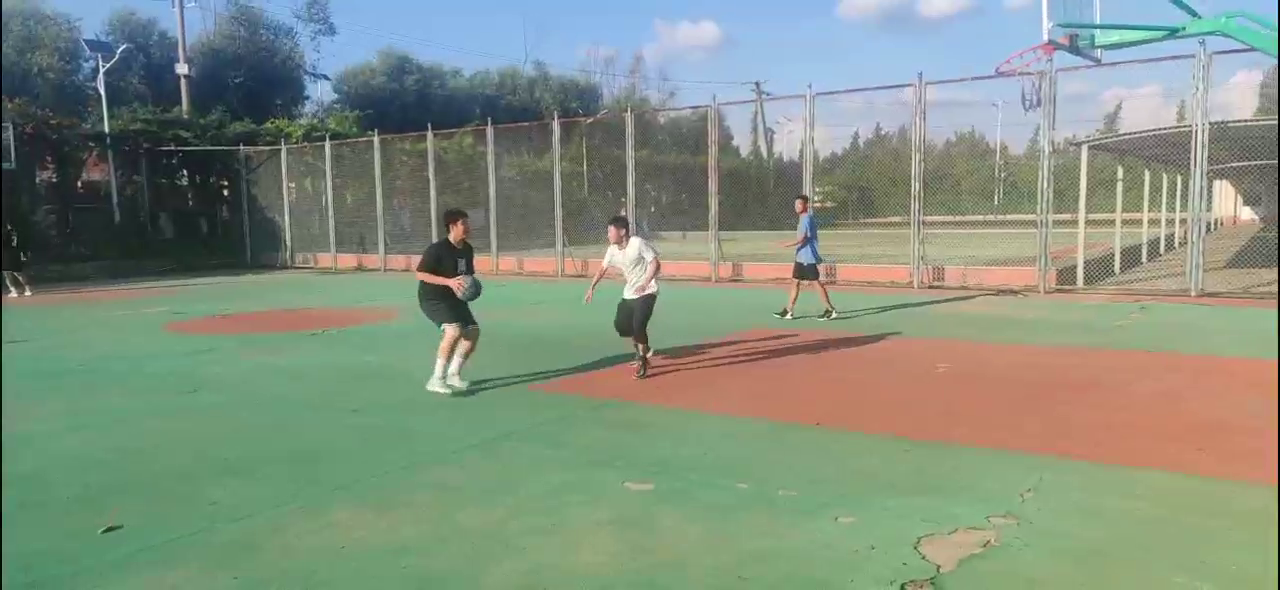
#> input picture frame 8 of kball.mp4, 1280 x 590 px
$ python '播放视频.py'
#> lines starting #> are read from the running program, lines starting #| are printed output that depends on the picture
import cv2

cap = cv2.VideoCapture("kball.mp4")
while cap.isOpened():
    ret, frame = cap.read()
#> frame is the input picture: shape (590, 1280, 3); mean B, G, R 127.9, 143.9, 130.7
    gray = cv2.cvtColor(frame, cv2.COLOR_BGR2GRAY)
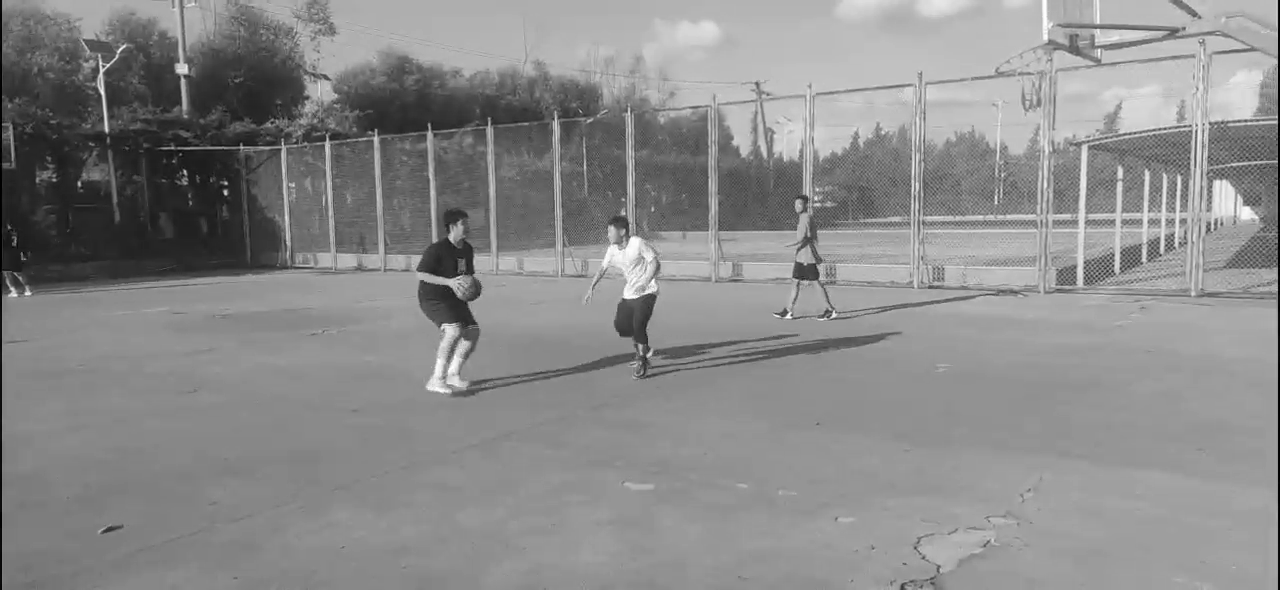
#> gray: shape (590, 1280); min 0, max 255, mean 138.1
    cv2.imshow("gray", gray)
    if cv2.waitKey(30) == ord('q'):
#> (key q is pressed here)
        break

$ run again, starting later in the video
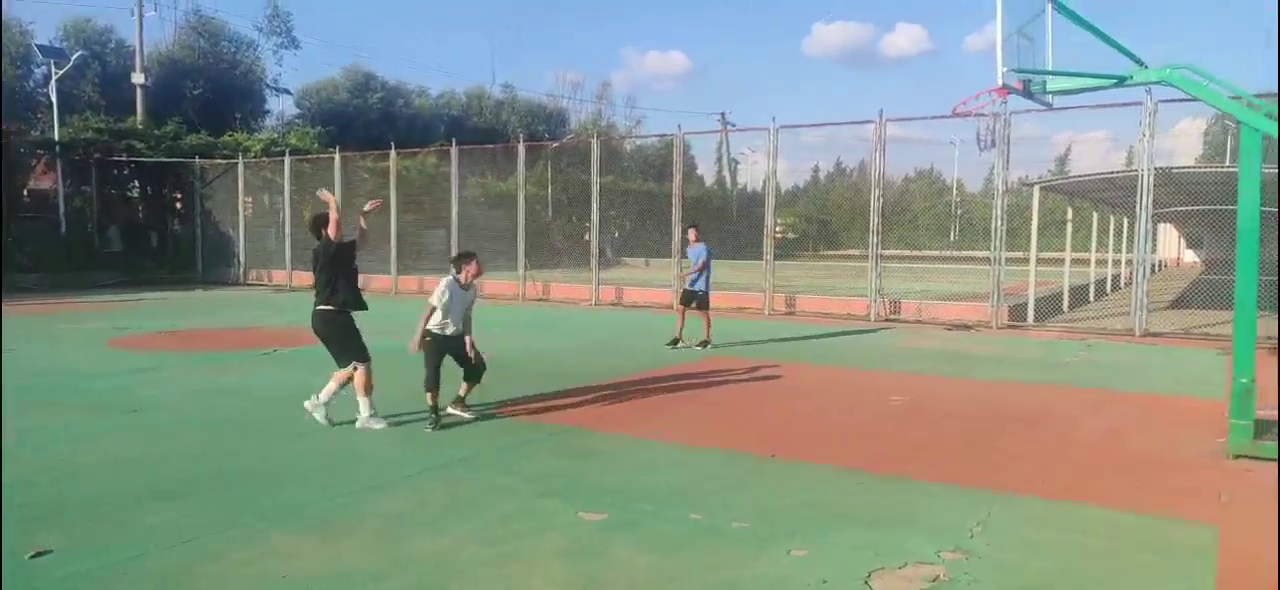
#> input picture frame 39 of kball.mp4, 1280 x 590 px
#> frame is the input picture: shape (590, 1280, 3); mean B, G, R 133.2, 145.2, 132
#> `gray = cv2.cvtColor(frame, cv2.COLOR_BGR2GRAY)`:
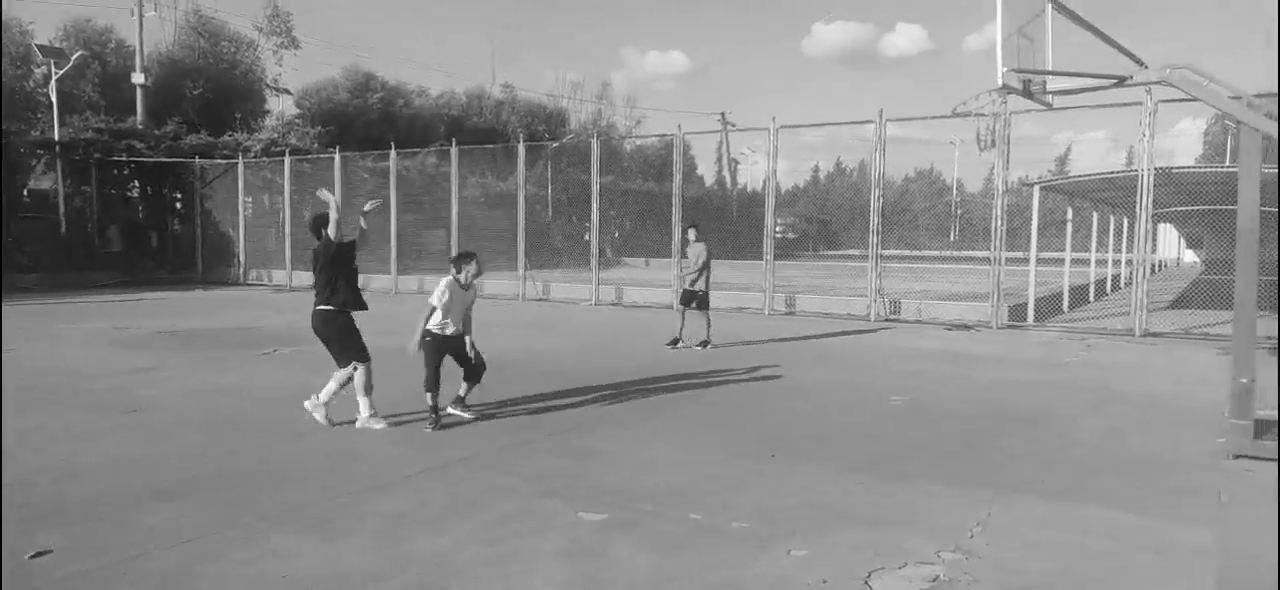
#> gray: shape (590, 1280); min 0, max 255, mean 139.9

$ run again, starting later in the video
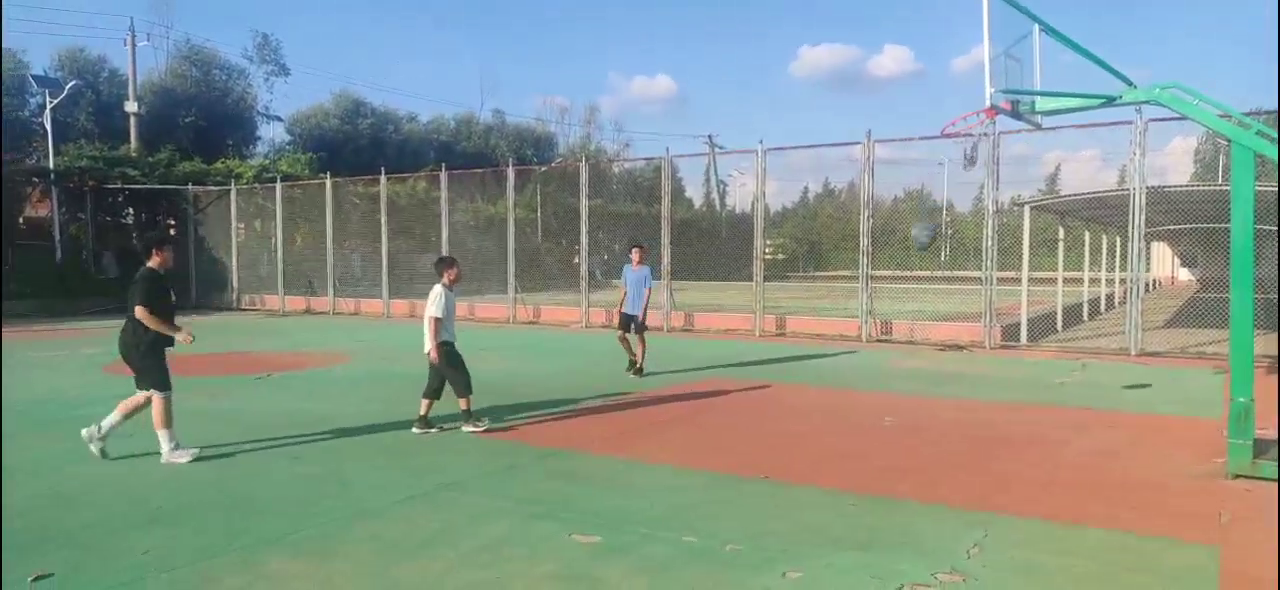
#> input picture frame 69 of kball.mp4, 1280 x 590 px
#> frame is the input picture: shape (590, 1280, 3); mean B, G, R 139.4, 147.4, 133.8
#> `gray = cv2.cvtColor(frame, cv2.COLOR_BGR2GRAY)`:
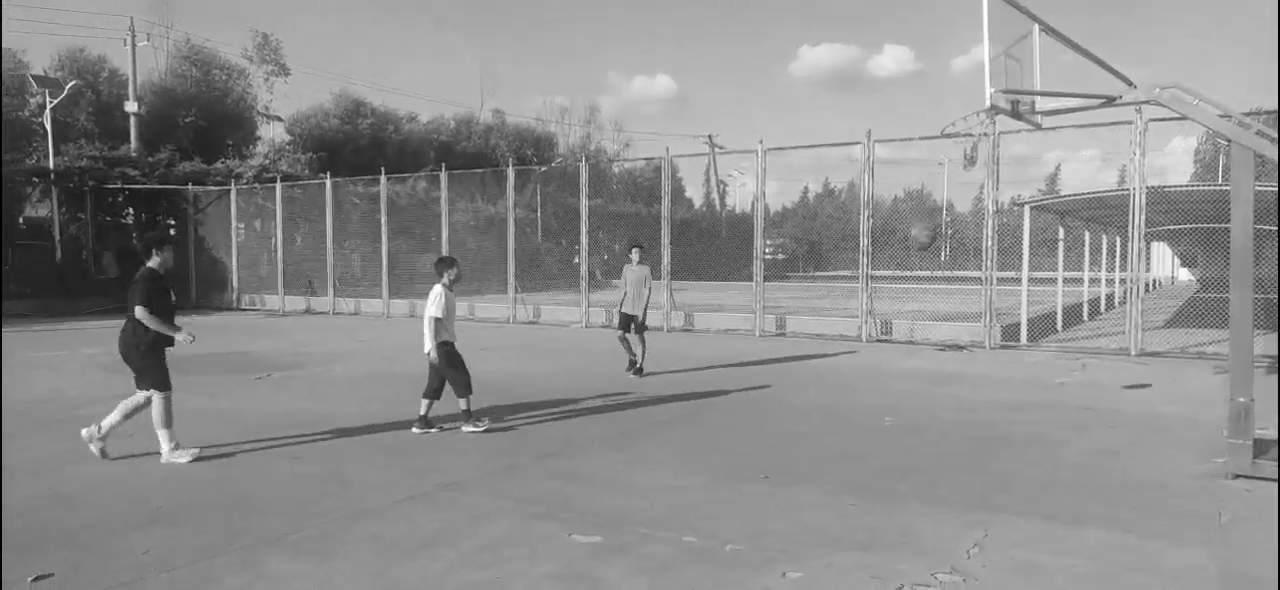
#> gray: shape (590, 1280); min 0, max 255, mean 142.4
